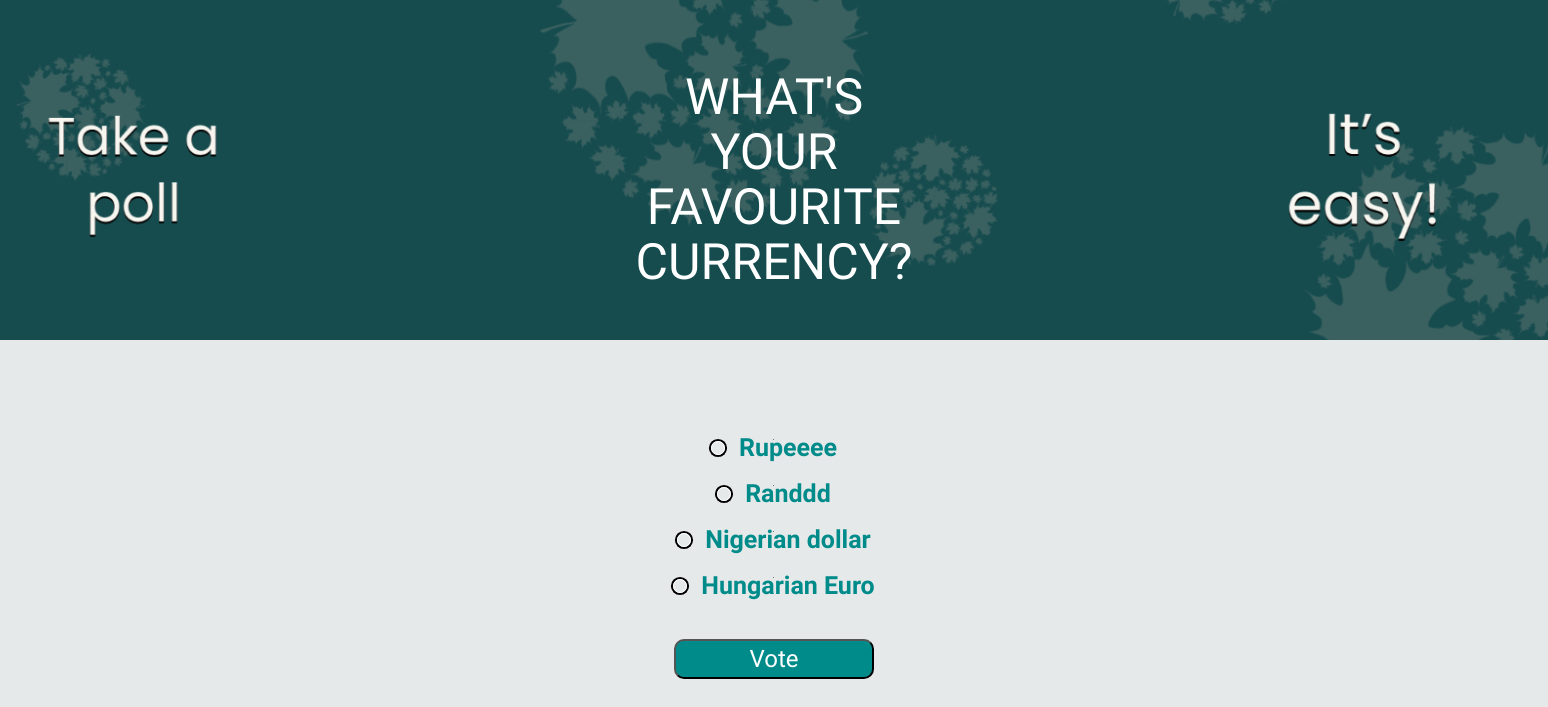
Page /polls/4/4/ on the committed database.
### polls/models.py (models this page shows, shortened)
class Question(models.Model):
    category = models.ForeignKey(Category, on_delete=models.CASCADE)
    question_text = models.CharField(max_length=200)
    pub_date = models.DateTimeField('date published')
    def was_published_recently(self):
        now = timezone.now()
        return now - datetime.timedelta(days=1) <= self.pub_date <= now
    was_published_recently.admin_order_field = 'pub_date'
    was_published_recently.boolean = True
    was_published_recently.short_description = 'Published recently?'

class Choice(models.Model):
    question = models.ForeignKey(Question, on_delete=models.CASCADE)
    choice_text = models.CharField(max_length=200)
    votes = models.IntegerField(default=0)

### polls/views.py (the view)
# urls.py: path('<int:category_id>/<int:question_id>/', views.detail, name='detail'),
def detail(request, category_id, question_id):
    question = get_object_or_404(Question, pk = question_id)
    context = {
        'question': question,
        'category_id': category_id,
        }
    return render(request, 'polls/detail.html', context)
    """def get_queryset(self):

        Excludes any questions that aren't published yet.

        return Question.objects.filter(pub_date__lte=timezone.now())"""

### polls/templates/polls/detail.html (shortened to what this page needs)
{% load static %}
<link rel="stylesheet" href="//maxcdn.bootstrapcdn.com/bootstrap/3.2.0/css/bootstrap.min.css">
<link rel="stylesheet" href="//maxcdn.bootstrapcdn.com/bootstrap/3.2.0/css/bootstrap-theme.min.css">
<link rel="stylesheet" type="text/css" href="{% static 'polls/style.css' %}" />
<div class="content_container">
  <h1>{{ question.question_text }}</h1>
  <br>
  <br>
  <form class="form" action="{% url 'polls:vote' category_id question.id %}" method="post">
    {% csrf_token %} {% for choice in question.choice_set.all %}
    /><span>
    <label class="choice" for="choice{{ forloop.counter }}" >{{ choice.choice_text }}
    </span>
    </label><br>
    {% endfor %}
    <input class="button" type="submit" value="Vote" />
  </form>
</div>

### polls/static/polls/style.css (style rules this page uses)
.content_container { position: relative; display: flex; flex-direction: column; align-items: center; justify-content: center; font-family: 'Raleway', sans-serif; }
h1 { text-align: center; text-transform: uppercase; color: rgb(255, 255, 255); font-size: 50px; margin-top: -30px; margin-bottom: 50px; background-color: #3ad695; padding: 100px 800px 50px 800px; background-position: center; background-size: cover; background-image: url("images/final.jpg"); min-height: 70%; }
.button { margin-top: 20px; transition-duration: 0.2s; height: 40px; width: 200px; border-radius: 10px; background-color: darkcyan; font-family: 'Raleway', sans-serif; font-size: 24px; color: white; }
.choice { font-size: 25px; font-family: 'Raleway', sans-serif; color: darkcyan; margin:-10px auto; }
.form { display: flex; flex-direction: column; justify-content: center; align-items: center; border-radius: 50%; }
[type="radio"] + span:before { content: ''; display: inline-block; width: 1em; height: 1em; vertical-align: 0.1em; border-radius: 1em; border: 0.125em solid #fff; box-shadow: 0 0 0 0.15em #000; margin-right: 0.75em; transition: 0.5s ease all; }

### rows in the picture
Question: question_text "WHAT'S YOUR FAVOURITE CURRENCY?"
Choice: choice_text "Rupeeee"
Choice: choice_text "Randdd"
Choice: choice_text "Nigerian dollar"
Choice: choice_text "Hungarian Euro"
